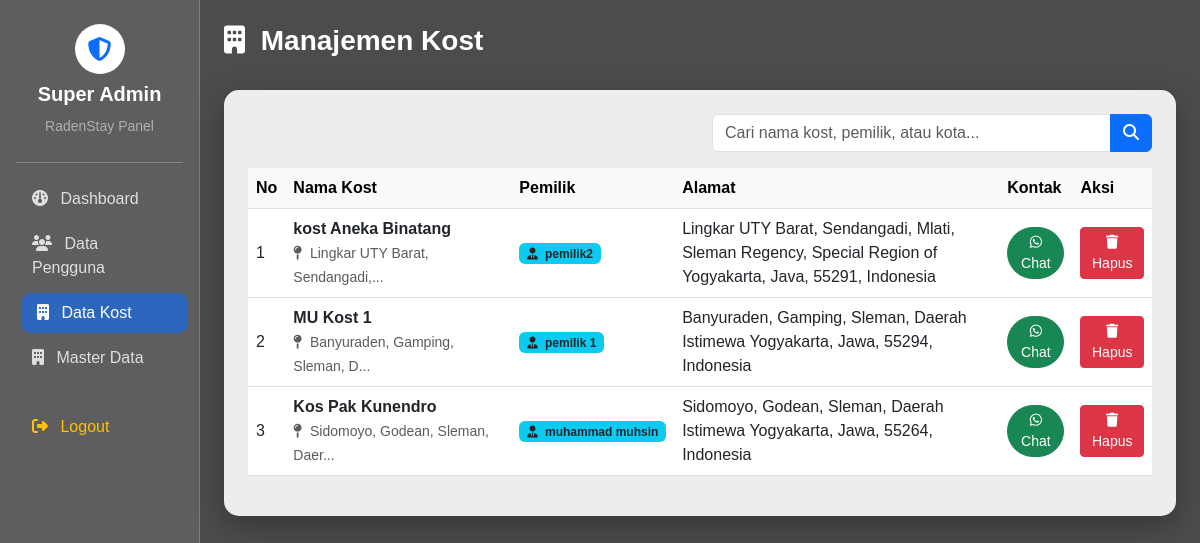
Before: /admin/data_kost.php (signed in) with the older database file.
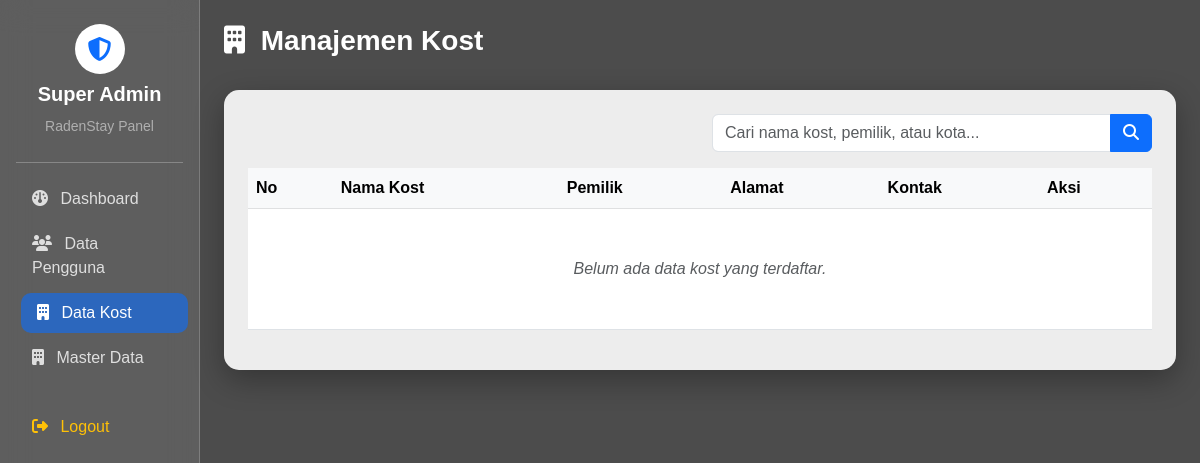
After: the same page with the newer database file.
### tables this page shows
CREATE TABLE `kost` (
  `id_kost` int NOT NULL,
  `id_pemilik` int DEFAULT NULL,
  `nama_kost` varchar(100) DEFAULT NULL,
  `alamat` text,
  `latitude` decimal(10,8) DEFAULT NULL,
  `longitude` decimal(11,8) DEFAULT NULL,
  `jenis_kost` enum('Putra','Putri','Campur') DEFAULT NULL
);

CREATE TABLE `users` (
  `id_user` int NOT NULL,
  `username` varchar(50) NOT NULL,
  `password` varchar(255) NOT NULL,
  `nama_lengkap` varchar(100) DEFAULT NULL,
  `role` enum('adminsuper','pemilik','mahasiswa') NOT NULL,
  `no_hp` varchar(20) DEFAULT NULL,
  `foto_profil` int NOT NULL
);

### admin/data_kost.php (the view, shortened to what this page needs)
<?php
include '../koneksi.php';
$where = "";
$query = "SELECT k.*, u.nama_lengkap as nama_pemilik, u.no_hp
          FROM kost k
          JOIN users u ON k.id_pemilik = u.id_user
          WHERE 1=1 $where
          ORDER BY k.id_kost DESC";
$kosts = mysqli_query($conn, $query);
?>
<!DOCTYPE html>
<html lang="id">
<head>
    <link href="https://cdn.jsdelivr.net/npm/bootstrap@5.3.0/dist/css/bootstrap.min.css" rel="stylesheet">
    <link rel="stylesheet" href="https://cdnjs.cloudflare.com/ajax/libs/font-awesome/6.4.0/css/all.min.css">
</head>
<body>
    <div class="container-fluid">
        <div class="row">
            <?php include 'sidebar.php'; ?>
            <div class="col-md-9 col-lg-10 p-4">
                <div class="d-flex justify-content-between align-items-center mb-4">
                    <h3 class="fw-bold text-white"><i class="fa-solid fa-building me-2"></i> Manajemen Kost</h3>
                </div>
                <div class="card glass-card border-0 p-4">
                    <div class="row mb-3">
                        <div class="col-md-6 ms-auto">
                            <form method="GET">
                                <div class="input-group">
                                    <input type="text" name="cari" class="form-control" placeholder="Cari nama kost, pemilik, atau kota..." value="<?= isset($_GET['cari']) ? $_GET['cari'] : '' ?>">
                                    <button class="btn btn-primary" type="submit"><i class="fa-solid fa-search"></i></button>
                                </div>
                            </form>
                        </div>
                    </div>
                    <div class="table-responsive">
                        <table class="table table-hover align-middle">
                            <thead class="table-light">
                                <tr>
                                    <th>No</th>
                                    <th style="width: 25%;">Nama Kost</th>
                                    <th>Pemilik</th>
                                    <th>Alamat</th>
                                    <th>Kontak</th>
                                    <th>Aksi</th>
                                </tr>
                            </thead>
                            <tbody>
                                <?php
                                $no = 1;
                                if (mysqli_num_rows($kosts) > 0):
                                    while ($k = mysqli_fetch_assoc($kosts)):
                                ?>
                                        <tr>
                                            <td><?= $no++ ?></td>
                                            <td>
                                                <div class="fw-bold"><?= $k['nama_kost'] ?></div>
                                                <small class="text-muted"><i class="fa-solid fa-map-pin me-1"></i> <?= substr($k['alamat'], 0, 30) ?>...</small>
                                            </td>
                                            <td>
                                                <span class="badge bg-info text-dark">
                                                    <i class="fa-solid fa-user-tie me-1"></i> <?= $k['nama_pemilik'] ?>
                                                </span>
                                            </td>
                                            <td><?= $k['alamat'] ?></td>
                                            <td>
                                                <a href="https://wa.me/<?= $k['no_hp'] ?>" target="_blank" class="btn btn-sm btn-success rounded-pill">
                                                    <i class="fa-brands fa-whatsapp"></i> Chat
                                                </a>
                                            </td>
                                            <td>
                                                <a href="data_kost.php?hapus=<?= $k['id_kost'] ?>" class="btn btn-sm btn-danger" onclick="return confirm('PERINGATAN: Menghapus kost ini akan menghapus semua kamar dan galeri di dalamnya. Lanjutkan?')">
                                                    <i class="fa-solid fa-trash"></i> Hapus
                                                </a>
                                            </td>
                                        </tr>
                                    <?php
                                    endwhile;
                                else:
                                    ?>
                                    <tr>
                                        <td colspan="6" class="text-center py-5 text-muted fst-italic">
                                            Belum ada data kost yang terdaftar.
                                        </td>
                                    </tr>
                                <?php endif; ?>
                            </tbody>
                        </table>
                    </div>
                </div>
            </div>
        </div>
    </div>
</body>
</html>

Changed rows visible on the page:
removed kost: nama_kost "kost Aneka Binatang", alamat "Lingkar UTY Barat, Sendangadi,", id_pemilik.nama_lengkap "pemilik2", alamat "Lingkar UTY Barat, Sendangadi, Mlati, Sleman Regency, Special Region of Yogyakarta, Java, 55291, Indonesia"
removed kost: nama_kost "MU Kost 1", alamat "Banyuraden, Gamping, Sleman, D", id_pemilik.nama_lengkap "pemilik 1", alamat "Banyuraden, Gamping, Sleman, Daerah Istimewa Yogyakarta, Jawa, 55294, Indonesia"
removed kost: nama_kost "Kos Pak Kunendro", alamat "Sidomoyo, Godean, Sleman, Daer", id_pemilik.nama_lengkap "muhammad muhsin", alamat "Sidomoyo, Godean, Sleman, Daerah Istimewa Yogyakarta, Jawa, 55264, Indonesia"
Other visible differences:
text now shown: "Belum ada data kost yang terdaftar."
